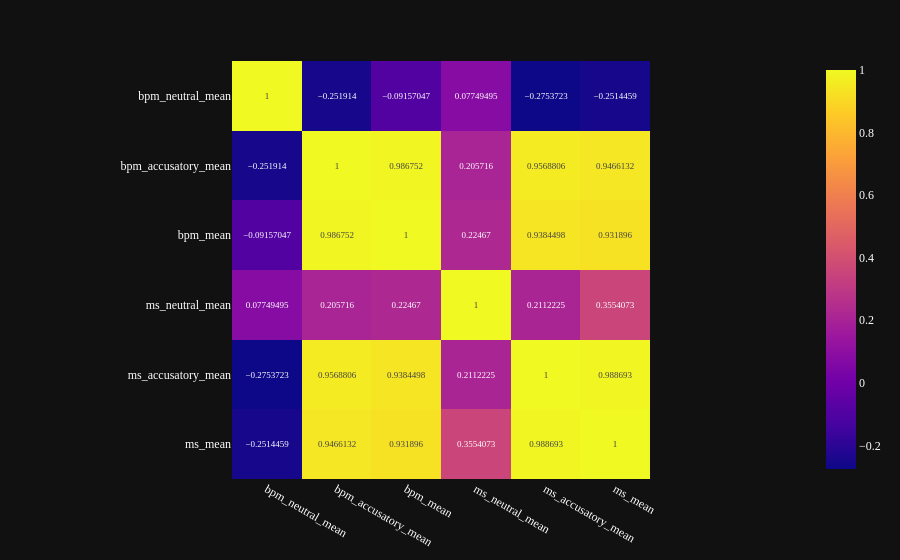

Notebook cell for this chart:
### Code cell
fig = px.imshow(X_scaled.corr(), text_auto=True, template=THEME)
fig.show()

### Figure 1 — Plotly figure (JSON) as saved in the notebook; plotly's stock layout.template omitted (floating-point values rounded to 4 significant figures)
{"data": [{"coloraxis": "coloraxis", "hovertemplate": "x: %{x}<br>y: %{y}<br>color: %{z}<extra></extra>", "name": "0", "texttemplate": "%{z}", "type": "heatmap", "x": ["bpm_neutral_mean", "bpm_accusatory_mean", "bpm_mean", "ms_neutral_mean", "ms_accusatory_mean", "ms_mean"], "xaxis": "x", "y": ["bpm_neutral_mean", "bpm_accusatory_mean", "bpm_mean", "ms_neutral_mean", "ms_accusatory_mean", "ms_mean"], "yaxis": "y", "z": [[1.0, -0.2519, -0.09157, 0.07749, -0.2754, -0.2514], [-0.2519, 1.0, 0.9868, 0.2057, 0.9569, 0.9466], [-0.09157, 0.9868, 1.0, 0.2247, 0.9384, 0.9319], [0.07749, 0.2057, 0.2247, 1.0, 0.2112, 0.3554], [-0.2754, 0.9569, 0.9384, 0.2112, 1.0, 0.9887], [-0.2514, 0.9466, 0.9319, 0.3554, 0.9887, 1.0]]}], "layout": {"coloraxis": {"colorscale": [[0, "#0d0887"], [0.1111, "#46039f"], [0.2222, "#7201a8"], [0.3333, "#9c179e"], [0.4444, "#bd3786"], [0.5556, "#d8576b"], [0.6667, "#ed7953"], [0.7778, "#fb9f3a"], [0.8889, "#fdca26"], [1, "#f0f921"]]}, "margin": {"t": 60}, "xaxis": {"anchor": "y", "constrain": "domain", "domain": [0, 1], "scaleanchor": "y"}, "yaxis": {"anchor": "x", "autorange": "reversed", "constrain": "domain", "domain": [0, 1]}}}
